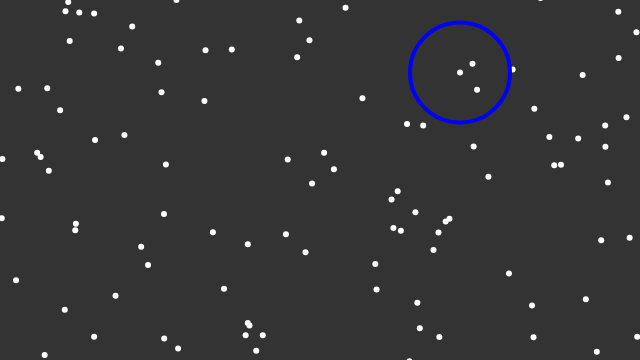
Frame 1 (no input)
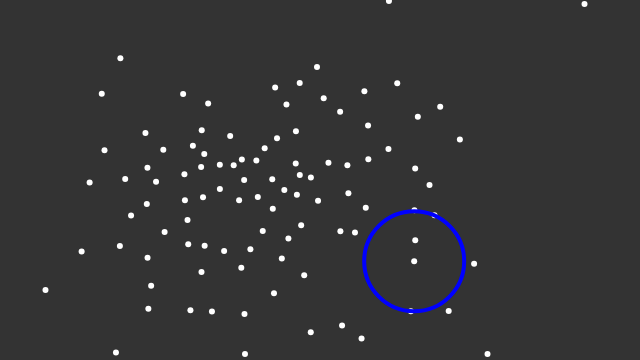
Frame 60 (no input)
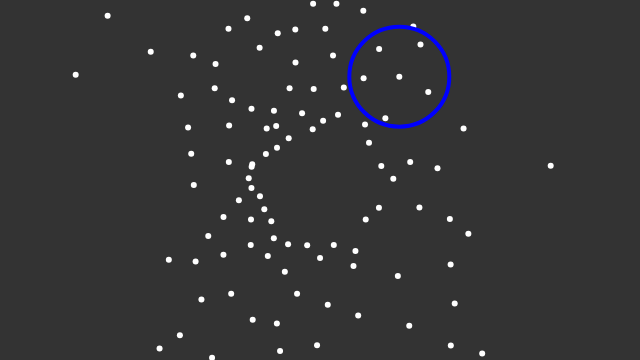
Frame 120 (the mouse pressed at the canvas centre since frame 60)

The p5.js sketch that drew these frames (run headless with seeded random() and noise() and a simulated clock; from frame 60 on, the mouse is pressed at the canvas centre):

// p5.js sketch
// ── sketch.js
// Boids Flocking Simulation
// @Michael Gunn

// Inspiration taken from Daniel Schiffman's coding train series:
// https://thecodingtrain.com/CodingChallenges/124-flocking-boids.html
// https://youtu.be/mhjuuHl6qHM

const flock = [];

let l1, l2, l3
let alignSlider, cohesionSlider, separationSlider;
let maxSpeed;
let reset, showPerception;
let perceptionSlider; // Allows for control over perception Raius

function setup() {
    createCanvas(640, 360);

    l1 = createP('Separation:');
    separationSlider = createSlider(0, 2, 1, 0.1);

    l2 = createP('Alignment:');
    alignSlider = createSlider(0, 2, 1, 0.1);

    l3 = createP('Cohesion:');
    cohesionSlider = createSlider(0, 2, 1, 0.1);

    createP('Perception Radius:');
    perceptionSlider = createSlider(0, 150, 100, 5);

    reset = createButton('Reset');
    reset.mousePressed(resetBoids);

    showPerception = createCheckbox('Show Perception', true);
    showPerception.changed(changePerception);
    maxSpeed = 4;
    for (let i = 0; i < 100; i++) {
        flock.push(new Boid());
    }
}

// Reinitializes all boids while keeping the slider bar settings the same. 
function resetBoids() {
    flock.length = 0;
    for (let i = 0; i < 100; i++) {
        flock.push(new Boid());
    }
}

// Reinitializes all boids while keeping the slider bar settings the same. 
function changePerception() {
    showPerception = (this.checked());
}

function draw() {
    background(51);
    for (let boid of flock) {
        // for (let i = 0; i <flock.length; i++) {
        boid.walls();
        boid.flock(flock);
        boid.update();
        boid.show();
    }
    let radar = flock[0];
    // let c = color(255, 50, 0); // Define color 'c'
    if (showPerception) {
        noFill(); // Use color variable 'c' as fill color
        stroke(0, 0, 255);
        strokeWeight(4);
        circle(radar.position.x, radar.position.y, perceptionSlider.value());
    }
}
// ── boid.js
// Boids Flocking Simulation
// @Michael Gunn

// Inspiration taken from Daniel Schiffman's coding train series:
// https://thecodingtrain.com/CodingChallenges/124-flocking-boids.html
// https://youtu.be/mhjuuHl6qHM

class Boid {
    constructor() {
        this.position = createVector(random(width), random(height));
        this.velocity = p5.Vector.random2D();
        this.velocity.setMag(random(2, maxSpeed));
        this.acceleration = createVector(); //can change to add in acceleration later
        this.maxForce = 0.5; //provides an upper bound to the change of direction a boid can make in an instant. This creates more realistic movement


    }

    // Cause the boid to appear on the other side of the screen when it goes off one side
    walls() {
        if (this.position.x > width) {
            this.position.x = 0;
        }
        if (this.position.x < 0) {
            this.position.x = width;
        }
        if (this.position.y > height) {
            this.position.y = 0;
        }
        if (this.position.y < 0) {
            this.position.y = height;
        }
    }

    flock(boids) {
        let allignment = this.align(boids);
        let separation = this.separate(boids);
        let cohesion = this.cohere(boids);
        let avoidance = this.avoid();

        allignment.mult(alignSlider.value()); //allow for slider control of grouping factors
        separation.mult(separationSlider.value()); //allow for slider control of grouping factors
        cohesion.mult(cohesionSlider.value()); //allow for slider control of grouping factors

        // avoidance.mult(2); //double the effect of avoidance relative to other forces to make it really want to avoid the cursor

        this.acceleration.add(allignment);
        this.acceleration.add(separation);
        this.acceleration.add(cohesion);

        if (mouseIsPressed) {
            this.acceleration.add(avoidance);
        }
    }

    align(boids) {
        let steer = createVector();
        let total = 0;
        for (let other of boids) { //JS for each
            //let d = dist(this.position.x, this.position.y, other.position.x, other.position.y); //d = dist(this, boid)
            let d = sqrt(pow(min(abs(this.position.x - other.position.x), width - abs(this.position.x - other.position.x)), 2) + pow(min(abs(this.position.y - other.position.y), height - abs(this.position.y - other.position.y)), 2));
            //thanks to a youtube comment for the math to allow perception to wrap around the edges
            if (other != this && d < perceptionSlider.value()) {
                steer.add(other.velocity);
                total++;
            }
        }
        if (total > 0) { //prevents divide by 0
            steer.div(total);
            steer.setMag(maxSpeed);
            steer.sub(this.velocity);
            steer.limit(this.maxForce); //Limit the ammount of force imparted by allignment effect
        }
        return steer;
    }

    separate(boids) {
        let steer = createVector();
        let total = 0;
        for (let other of boids) {
            let d = sqrt(pow(min(abs(this.position.x - other.position.x), width - abs(this.position.x - other.position.x)), 2) + pow(min(abs(this.position.y - other.position.y), height - abs(this.position.y - other.position.y)), 2));
            // let d = dist(this.position.x, this.position.y, other.position.x, other.position.y); //d = dist(this, boid)
            if (other != this && d < perceptionSlider.value()) {
                let diff = p5.Vector.sub(this.position, other.position);
                diff.div(d * d); // Separation force is inversely proportional to the distance to other boids, stronger than urge to cohere
                steer.add(diff);
                total++;
            }
        }
        if (total > 0) { //prevents divide by 0
            steer.div(total);
            steer.setMag(maxSpeed);
            steer.sub(this.velocity);
            steer.limit(this.maxForce); //Limit the ammount of force imparted by separation effect
        }
        return steer;
    }

    cohere(boids) {
        let steer = createVector();
        let total = 0;
        for (let other of boids) {
            let d = sqrt(pow(min(abs(this.position.x - other.position.x), width - abs(this.position.x - other.position.x)), 2) + pow(min(abs(this.position.y - other.position.y), height - abs(this.position.y - other.position.y)), 2));
            // let d = dist(this.position.x, this.position.y, other.position.x, other.position.y); //d = dist(this, boid)
            if (other != this && d < perceptionSlider.value() * 2) {
                steer.add(other.position);
                total++;
            }
        }
        if (total > 0) { //prevents divide by 0
            steer.div(total);
            steer.sub(this.position);
            steer.setMag(maxSpeed);
            steer.sub(this.velocity);
            steer.limit(this.maxForce); //Limit the ammount of force imparted by cohesion effect
        }
        return steer;
    }

    avoid() {
        let steer = createVector();
        let m = createVector(mouseX, mouseY);
        steer = p5.Vector.sub(this.position, m);
        if (steer.mag() < perceptionSlider.value() * 2 / 3) {
            steer.setMag(maxSpeed * 2);
            steer.limit(this.maxForce * 3); //Limit the ammount of force imparted by avoidance
        } else {
            steer.setMag(0); //only avoid the object if it is within your perception radius
        }
        return steer;
    }

    update() {
        this.position.add(this.velocity);
        this.velocity.add(this.acceleration);
        this.velocity.limit(this.maxSpeed); // set speed to max(speed, maxSpeed)
        this.acceleration.setMag(0); //allows for acceleration to be used as the delta v from the forces, but then is reset for the next tick
    }


    //modify show to draw each boid their specified size, that way boid num 0 can just be drawn 
    show() {
        strokeWeight(6);
        stroke(255);
        point(this.position.x, this.position.y);
    }
}
